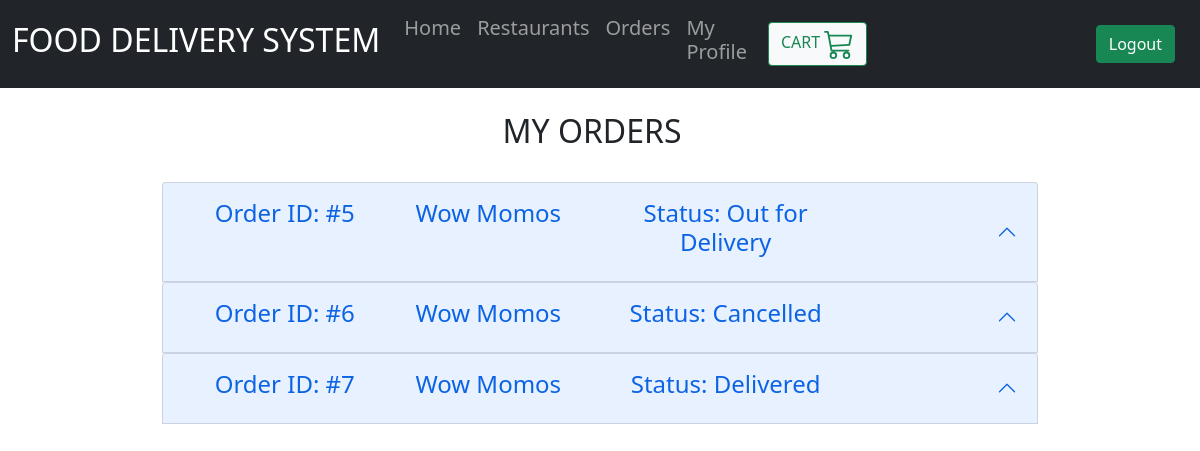
The page /customer/1/myOrders/ (signed in) on the database its author committed.
### orders/models.py (models this page shows)
class Order(models.Model):
    category = (('Confirmed', 'Confirmed'),
                ('Preparing', 'Preparing'),
                ('Out for Delivery', 'Out for Delivery'),
                ('Delivered', 'Delivered'),
                ('Cancelled', 'Cancelled'),
                )
    restaurant = models.ForeignKey(
        "restaurants.Restaurant", null=True, on_delete=models.SET_NULL)
    customer = models.ForeignKey(
        "customers.Customer", null=True, on_delete=models.SET_NULL)
    status = models.CharField(
        max_length=60, choices=category, default=category[0][0])
    order_activity = models.BooleanField(default=True)

### restaurants/models.py (models this page shows, shortened)
class Restaurant(models.Model):
    name = models.CharField(max_length=255, null=True)
    username = models.ForeignKey(
        User, on_delete=models.CASCADE)
    address = models.CharField(max_length=1500, null=True)
    contact = models.IntegerField(null=True)
    maxActiveOrders = models.IntegerField(null=True)
    activeOrders = models.IntegerField(default=0)

### customers/views.py (the view)
# urls.py: path('<int:cid>/myOrders/', views.cusOrderPage, name="cusOrderPage"),
@login_required(login_url='home')
def cusOrderPage(response, cid):
    customer = Customer.objects.get(id=cid)
    orders = Order.objects.filter(customer_id=cid)
    orderFilter = OrderFilter(response.GET, queryset=orders)
    orders = orderFilter.qs
    context = {'cid': cid, 'customer': customer,
               'orders': orders, 'orderFilter': orderFilter, }
    return render(response, 'customers/orderPage.html', context)

### customers/templatetags/custom_tags.py (called while the page is built)
@register.filter
def multiply(value1, value2):
    return value1*value2

@register.simple_tag
def totalprice(orders):
    total = 0
    for d in orders:
        total += d.dish.price*d.quantity
    return total

### customers/templates/customers/orderPage.html (shortened to what this page needs)
{% extends 'customers/base.html' %} {% block content %} {% load custom_tags %}
<div class="container col-md-9">
  <br />
  <div class="container col-md-3 h2">MY ORDERS</div>
  <br />
  {% for order in orders %}
  <div class="accordion" id="accordionExample">
    <div class="accordion-item">
      <h2 class="accordion-header" id="heading{{order.id}}">
        <button
          class="accordion-button"
          type="button"
          data-bs-toggle="collapse"
          data-bs-target="#collapse{{order.id}}"
          aria-expanded="true"
          aria-controls="collapse{{order.id}}"
        >
          <div class="container">
            <div class="row">
              <div class="col-sm-3 h4">Order ID: #{{order.id}}</div>
              <div class="col-sm-3 h4">{{order.restaurant.name}}</div>
              <div class="col-sm-4 h4">Status: {{order.status}}</div>
            </div>
          </div>
        </button>
      </h2>
                <th>{% totalprice order.orderlist_set.all as tp%}{{tp}}</th>
    </div>
  </div>
  {% endfor %} {% endblock %}

### rows shown on the page
Order: id "5", restaurant.name "Wow Momos", status "Out for Delivery"
Order: id "6", restaurant.name "Wow Momos", status "Cancelled"
Order: id "7", restaurant.name "Wow Momos", status "Delivered"
